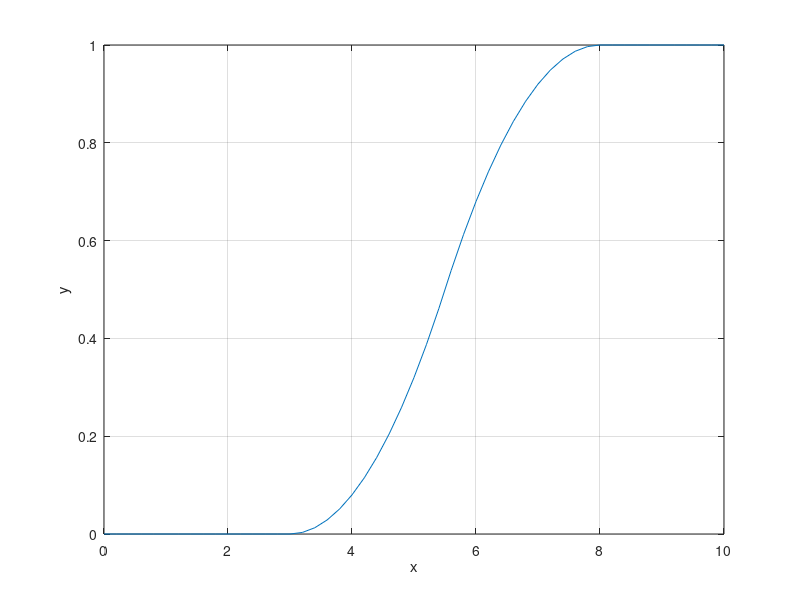

The MATLAB script that drew this image:
%{
% Скрипт демонструє побудову S-подібної функції належності, яка описує плавне зростання ступеня належності.
% Мета – проілюструвати вплив параметрів початку й завершення переходу на форму S-функції.
% Кроки: створення універсуму дискурсу, обчислення smf та візуалізація результату з пояснювальними підписами.
%}
x = (0:0.2:10); % Формує вектор значень універсуму дискурсу від 0 до 10 з кроком 0.2
y = smf(x,[3 8]); % Обчислює S-подібну функцію належності з параметрами переходу 3 та 8
plot(x,y); % Будує графік отриманої функції належності
grid; % Вмикає сітку для полегшення аналізу кривої
ylabel('y'); % Підписує вісь ординат як значення ступеня належності
xlabel('x') % Пояснює вісь абсцис як універсум дискурсу
